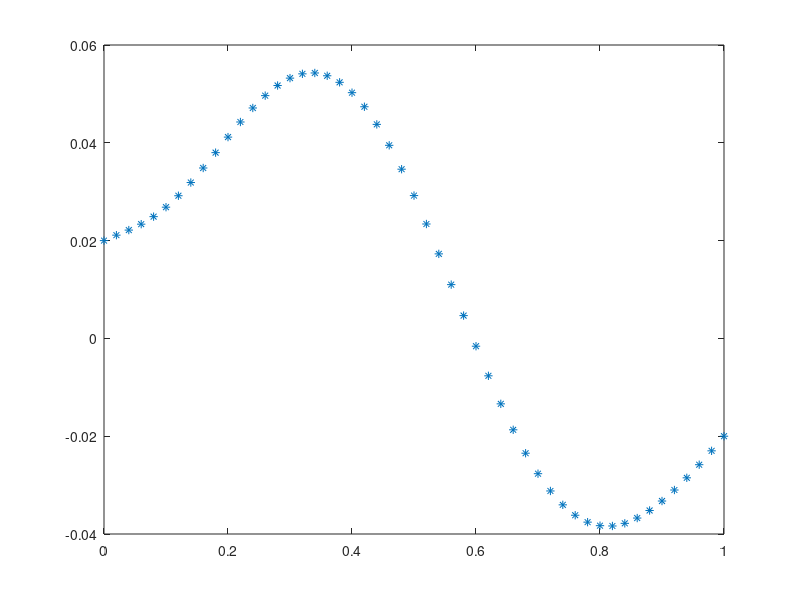

This chart was generated by the following MATLAB code:
%c-dc
clear all
Z=50;
N=6;M=3;c=0.1;b=1;r=0.3;T=0.2;w=0.8;ro=3;F=1/(1-w);sigma=0.3;
mu=0.02;
beta=2;
i_c=0:1:Z;

deltaic=[];
for i=1:size(i_c,2)
  Pd=0;  
  Pc=0;
    for j_c=0:N-1    
       
       if j_c>i_c(i)-1
            E1=0;
       else
            E1=nchoosek(i_c(i)-1, j_c);
       end
       
       if (N-j_c-1)>(Z-i_c(i))
            E2=0;
       else
            E2=nchoosek(Z-i_c(i), N-j_c-1);
       end
       
       if j_c>i_c(i)
            E3=0;
       else
            E3=nchoosek(i_c(i), j_c);
       end
       
       if (N-j_c-1)>(Z-i_c(i)-1)
            E4=0;
       else
            E4=nchoosek(Z-i_c(i)-1, N-j_c-1);
       end
       %%%%%%%%%%%%%%%%%%%%%%%%%%%%%%%%%%%%%%%%%%%%%%%%%%%
         if j_c+1<M
            theta1=0;
        else
            theta1=1;
        end
        if j_c<M
            theta2=0;
        else
            theta2=1;
        end
        
      if r>=T && j_c+1<M
        pi_c=((1-r)*b-c)*(ro-1)+(b-c)*(F-ro+1);
      else
        pi_c=(b*theta1+b*(1-r)*(1-theta1)-c)*F;
      end
      
      if r>=T && j_c<M
        pi_d=((1-r)*b)*(ro-1)+(b-c)*(F-ro+1)-sigma; 
      else
        pi_d=(b*theta2+b*(1-r)*(1-theta2))*F-sigma;
      end

       temp1=E1*E2/nchoosek(Z-1, N-1);
       temp2=E3*E4/nchoosek(Z-1, N-1);
       
        Pc=Pc+temp1*pi_c;
        Pd=Pd+temp2*pi_d;
    end   
    deltaic(i)=(1-mu)*(i_c(i)/Z)*((Z-i_c(i))/(Z))*(1/(1+exp(beta*(Pd-Pc)))-1/(1+exp(beta*(Pc-Pd))))+mu*((Z-2*i_c(i))/Z);
%    deltaic(i)=i_c(i)/Z*((Z-i_c(i))/(Z-1))*(1/(1+exp(beta*(Pd-Pc)))-1/(1+exp(beta*(Pc-Pd))));
%    deltaic(i)=(i_e(i)/Z)*((Z-i_e(i))/Z)*(1/(1+exp(beta*(Pd-Pe)))-1/(1+exp(beta*(Pe-Pd))));
%    deltaic(i)=(i_c(i)/Z)*((Z-i_c(i))/Z)*tanh(beta/2*(Pc-Pd));
end

    plot(i_c/Z,deltaic,'*')
    hold on